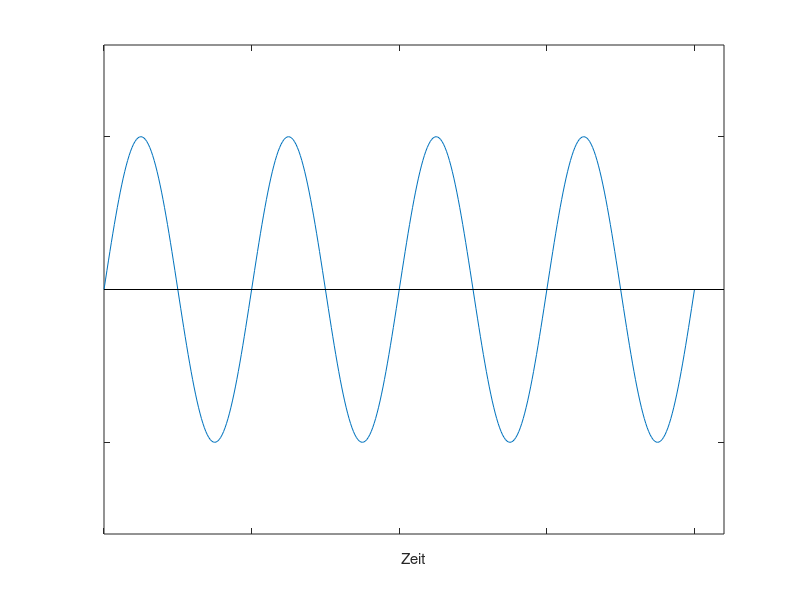
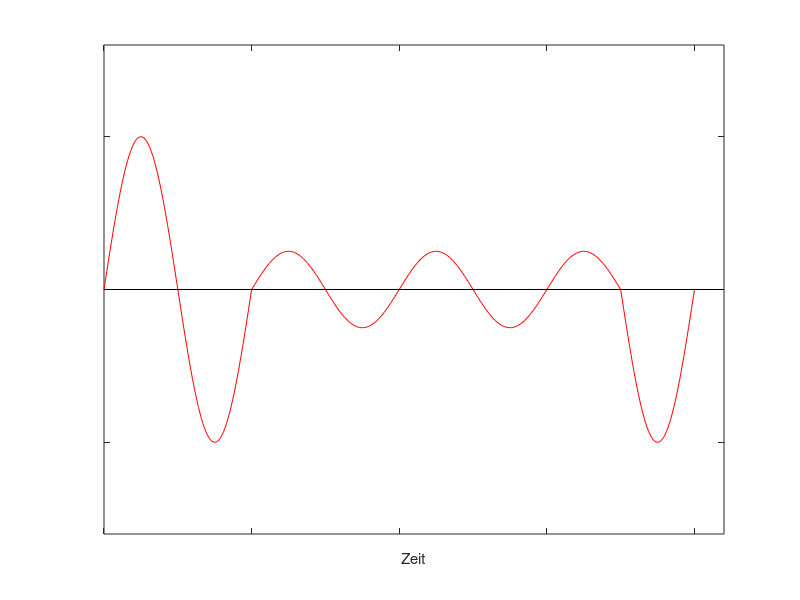

MATLAB code to generate these figures, in order:
   %% Time specifications:
   Fs = 100000                  % samples per second
   dt = 1/Fs;                   % seconds per sample
   StopTime = 1.0 ;             % seconds
   t = (0:dt:StopTime-dt)';     % seconds

   %% Sine wave:
   Fc = 775                    % hertz
   x = 5*sin(2*pi*Fc*t);

   % Plot the signal versus time:
   %figure;
   %plot(t,x);
   %xlabel('time (in seconds)');
   %title('Signal versus Time');
   %zoom xon;
   
   
   %% Normales Signal
   
   tEnd = 4.0;
   t2 = [0:0.01:tEnd];
   x2 = 5 * sin(2*pi*t2);
   
   fig2 = figure(2);
   plot(t2,x2);
   hold on;
   plot([0,(tEnd + 0.2)],[0,0], 'k');
   set(gca,'XTickLabel',[],'YTickLabel',[])
   xlabel('Zeit');
   xlim([0,(tEnd +0.2)]);
   ylim([-8,8]);
   
   %title('Signal ohne Amplitudenmodulation');
   hgexport(fig2, 'SWP2_Analyse_DCF77_Signal_ohne.eps');
   
   %% Signal mit reduzierter Amplitude
   t31 = [0:0.01:1.0];
   x31 = 5 * sin(2*pi*t31);
   
   t32 = [1.0:0.01:3.5];
   x32 = 1.25 * sin(2*pi*t32);
   
   t33 = [3.5:0.01:4.0];
   x33 = 5 * sin(2*pi*t33);
   
   fig3 = figure(3);
   plot(t31,x31,'r');
   hold on;
   plot(t32,x32,'r');
   plot(t33,x33,'r');
   plot([0,(tEnd + 0.2)],[0,0], 'k');
   set(gca,'XTickLabel',[],'YTickLabel',[])
   xlabel('Zeit');
   xlim([0,(tEnd +0.2)]);
   ylim([-8,8]);
   
   %title('Signal mit Amplitudenmodulation');
   hgexport(fig3, 'SWP2_Analyse_DCF77_Signal_mit.eps');